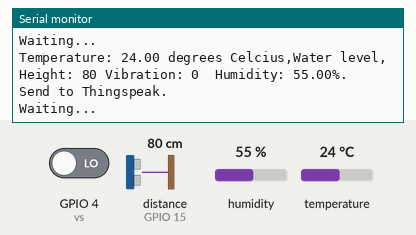
This sketch was run on a simulated ESP8266 (NodeMCU). Parts: the last lines printed to the serial monitor. Wiring (inferred from the names in the program): ultrasonic range finder: trigger GPIO 13; echo GPIO 15. The test bench sets the inputs (shaded band); at power-on: distance to the obstacle (sensor on GPIO 15) 80 cm, humidity 55 %, GPIO 4 (vs) LOW, temperature 24 °C. The echo pulse lasts 58.3 µs per cm; WiFi joins after 1.5 s; servers stay silent unless stated.

Above: at 2.7 s.
2.8 s: distance to the obstacle (sensor on GPIO 15) set to 2 cm
At 4.2 s:
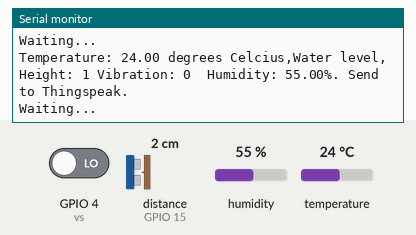
4.3 s: humidity set to 22 %
5.8 s: distance to the obstacle (sensor on GPIO 15) set to 120 cm
At 6.8 s:
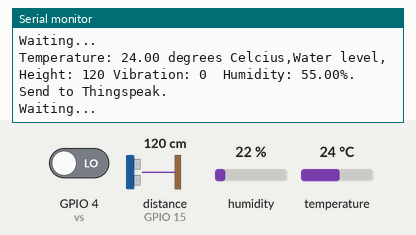
12.7 s: GPIO 4 (vs) driven HIGH
14.2 s: temperature set to 12 °C
At 14.2 s:
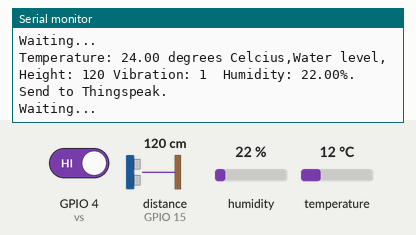
21.1 s: GPIO 4 (vs) driven LOW
Timing chart, 0 to 23.6 s (numbered marks = the images above; inputs shaded):
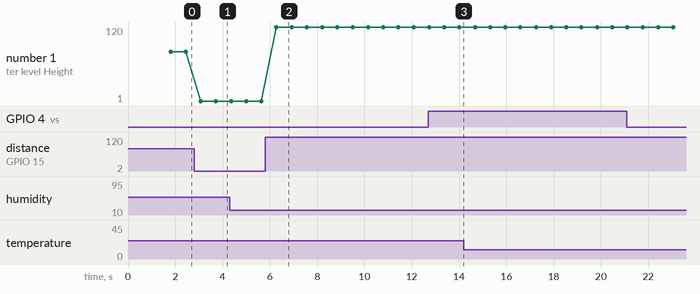

Measured:
- after the input at 2.8 s, the serial monitor: prints a new line after 0.28 s (image 1)
- after the input at 5.8 s, the serial monitor: prints a new line after 0.46 s (image 2)
- plotted number 1: 80 → 1 after the input at 2.8 s, 1 → 120 after the input at 5.8 s

The sketch:

bridgeHTWV.ino
```cpp
#include <DHT.h>  // Including library for dht

#include <ESP8266WiFi.h>


String apiKey = "AULUV71GF2VCKFIZ";     //  Enter your Write API key from ThingSpeak

const char *ssid =  "xtz";     // replace with your wifi ssid and wpa2 key
const char *pass =  "nopass123";
const char* server = "api.thingspeak.com";

#define DHTPIN 0          //pin where the dht11 is connected


const int trigP = 13;  //D4 Or GPIO-2 of nodemcu
const int echoP = 15;  //D3 Or GPIO-0 of nodemcu
int vs =4;

long duration,m;
int d,cm;

DHT dht(DHTPIN, DHT11);

int readPing(){
  delay(70);
  digitalWrite(trigP,LOW);   delayMicroseconds(5);
  digitalWrite(trigP,HIGH);  delayMicroseconds(10);
  digitalWrite(trigP,LOW);

  duration = pulseIn(echoP,HIGH);

  cm=(duration/2)/29.1; //*0.0341
  if (cm==0){
    cm=250;
  }
  if (cm>=250)
  {
    cm=250;
  }
  return cm;
}

long vibration(){
 m=pulseIn (vs, HIGH);  //wait for the pin to get HIGH and returns measurement
  return m;
}

WiFiClient client;

void setup()
{
    //   Serial.begin(115200);
       delay(10);
       dht.begin();

       Serial.println("Connecting to ");
       Serial.println(ssid);


       WiFi.begin(ssid, pass);

      while (WiFi.status() != WL_CONNECTED)
     {
            delay(500);
            Serial.print(".");
     }
      Serial.println("");
      Serial.println("WiFi connected");

 pinMode(trigP, OUTPUT);  // Sets the trigPin as an Output
 pinMode(echoP, INPUT);   // Sets the echoPin as an Input
 pinMode(vs, INPUT);
 Serial.begin(9600);      // Open serial channel at 9600 baud rate

}


void loop()
{

      float h = dht.readHumidity();
      float t = dht.readTemperature();

    d = readPing();
    //m = vibration();
    m=digitalRead(vs);
   // Serial.println(distance);
    //delay(300);

              if (isnan(h) || isnan(t) || isnan(d)|| isnan(m))
                 {
                     Serial.println("Failed to read from DHT sensor!");
                      return;
                 }

                         if (client.connect(server,80))   //   "184.106.153.149" or api.thingspeak.com
                      {

                             String postStr = apiKey;
                             postStr +="&field1=";
                             postStr += String(t);
                             postStr +="&field2=";
                             postStr += String(h);
                             postStr +="&field3=";
                             postStr += String(d);
                             postStr +="&field4=";
                             postStr += String(m);
                             postStr += "\r\n\r\n";

                             client.print("POST /update HTTP/1.1\n");
                             client.print("Host: api.thingspeak.com\n");
                             client.print("Connection: close\n");
                             client.print("X-THINGSPEAKAPIKEY: "+apiKey+"\n");
                             client.print("Content-Type: application/x-www-form-urlencoded\n");
                             client.print("Content-Length: ");
                             client.print(postStr.length());
                             client.print("\n\n");
                             client.print(postStr);

                             Serial.print("Temperature: ");
                             Serial.print(t);
                             Serial.print(" degrees Celcius,Water level,Height: ");
                             Serial.print(d);
                              Serial.print(" Vibration: ");
                             Serial.print(m);
                             Serial.print("  Humidity: ");
                             Serial.print(h);
                             Serial.println("%. Send to Thingspeak.");
                        }
          client.stop();

          Serial.println("Waiting...");

  // thingspeak needs minimum 15 sec delay between updates
  delay(300);
}
```
